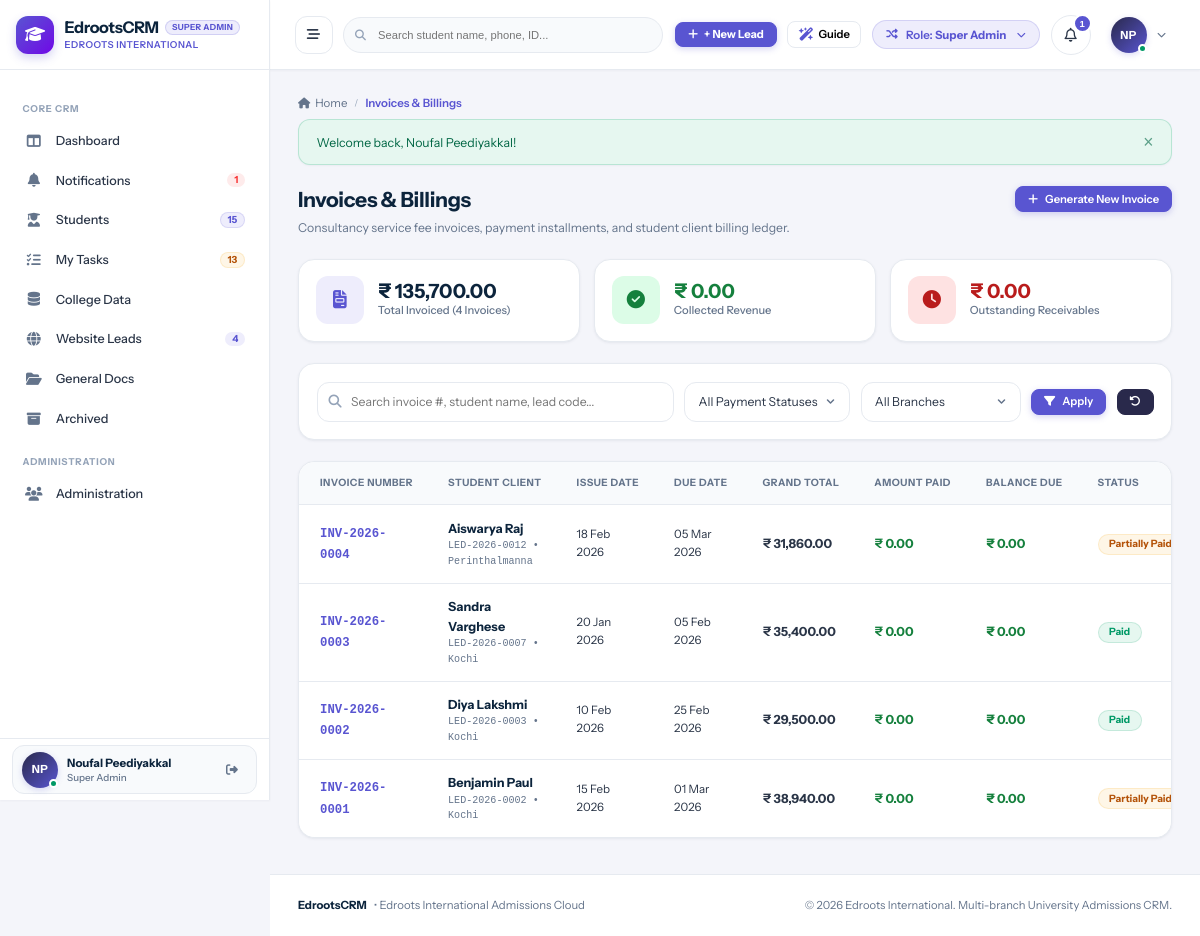
The page /finance/invoices.php (signed in) on the database its author committed.
### tables this page shows
CREATE TABLE `users` (
  `id` int(11) NOT NULL AUTO_INCREMENT,
  `branch_id` int(11) DEFAULT NULL,
  `role_id` int(11) NOT NULL,
  `manager_id` int(11) DEFAULT NULL,
  `reporting_manager_id` int(11) DEFAULT NULL,
  `name` varchar(150) NOT NULL,
  `email` varchar(150) NOT NULL,
  `password` varchar(255) NOT NULL,
  `phone` varchar(50) DEFAULT NULL,
  `designation` varchar(100) DEFAULT NULL,
  `avatar` varchar(255) DEFAULT NULL,
  `status` enum('Active','Inactive') DEFAULT 'Active',
  `created_at` datetime DEFAULT current_timestamp(),
  `updated_at` datetime DEFAULT NULL ON UPDATE current_timestamp(),
  PRIMARY KEY (`id`),
  UNIQUE KEY `email` (`email`),
  KEY `idx_branch` (`branch_id`),
  KEY `idx_role` (`role_id`),
  KEY `idx_manager` (`manager_id`)
);

CREATE TABLE `roles` (
  `id` int(11) NOT NULL AUTO_INCREMENT,
  `name` varchar(50) NOT NULL,
  `label` varchar(100) NOT NULL,
  `description` text DEFAULT NULL,
  `created_at` datetime DEFAULT current_timestamp(),
  PRIMARY KEY (`id`),
  UNIQUE KEY `name` (`name`)
);

CREATE TABLE `invoices` (
  `id` int(11) NOT NULL AUTO_INCREMENT,
  `invoice_number` varchar(50) NOT NULL,
  `lead_id` int(11) NOT NULL,
  `branch_id` int(11) NOT NULL,
  `invoice_date` date NOT NULL,
  `issue_date` date DEFAULT NULL,
  `due_date` date NOT NULL,
  `billing_address` text DEFAULT NULL,
  `subtotal` decimal(12,2) NOT NULL DEFAULT 0.00,
  `discount_total` decimal(12,2) NOT NULL DEFAULT 0.00,
  `discount_amount` decimal(12,2) DEFAULT 0.00,
  `tax_total` decimal(12,2) NOT NULL DEFAULT 0.00,
  `tax_percentage` decimal(5,2) DEFAULT 18.00,
  `tax_amount` decimal(12,2) DEFAULT 0.00,
  `grand_total` decimal(12,2) NOT NULL DEFAULT 0.00,
  `paid_total` decimal(12,2) NOT NULL DEFAULT 0.00,
  `paid_amount` decimal(12,2) DEFAULT 0.00,
  `balance_total` decimal(12,2) NOT NULL DEFAULT 0.00,
  `balance_due` decimal(12,2) DEFAULT 0.00,
  `payment_status` enum('Unpaid','Partially Paid','Paid') DEFAULT 'Unpaid',
  `status` enum('Draft','Active','Paid','Cancelled') DEFAULT 'Active',
  `notes` text DEFAULT NULL,
  `payment_terms` varchar(255) DEFAULT 'Due within 15 days of issue.',
  `bank_details` text DEFAULT NULL,
  `created_by` int(11) NOT NULL,
  `created_at` datetime DEFAULT current_timestamp(),
  `updated_at` datetime DEFAULT NULL ON UPDATE current_timestamp(),
  PRIMARY KEY (`id`),
  UNIQUE KEY `invoice_number` (`invoice_number`),
  KEY `idx_lead` (`lead_id`),
  KEY `idx_branch` (`branch_id`),
  KEY `idx_status` (`status`)
);

CREATE TABLE `leads` (
  `id` int(11) NOT NULL AUTO_INCREMENT,
  `lead_code` varchar(30) NOT NULL,
  `full_name` varchar(150) NOT NULL,
  `phone` varchar(50) DEFAULT NULL,
  `mobile_number` varchar(50) NOT NULL,
  `phone_normalized` varchar(20) NOT NULL,
  `alternate_phone` varchar(50) DEFAULT NULL,
  `dob` date DEFAULT NULL,
  `gender` enum('Male','Female','Other') DEFAULT 'Other',
  `email` varchar(150) DEFAULT NULL,
  `permanent_address` text DEFAULT NULL,
  `city` varchar(100) DEFAULT NULL,
  `state` varchar(100) DEFAULT NULL,
  `country` varchar(100) DEFAULT 'India',
  `branch_id` int(11) NOT NULL,
  `assigned_counselor_id` int(11) DEFAULT NULL,
  `highest_qualification` varchar(100) DEFAULT NULL,
  `passing_college` varchar(200) DEFAULT NULL,
  `college_name` varchar(200) DEFAULT NULL,
  `passout_year` int(11) DEFAULT NULL,
  `year_of_passing` int(11) DEFAULT NULL,
  `percentage` decimal(5,2) DEFAULT NULL,
  `backlogs_count` int(11) DEFAULT 0,
  `has_passport` enum('Yes','No','Applied') DEFAULT 'No',
  `passport_number` varchar(50) DEFAULT NULL,
  `passport_expiry` date DEFAULT NULL,
  `pan_number` varchar(30) DEFAULT NULL,
  `has_ielts` enum('Yes','No','Awaiting Result','Not Attempted') DEFAULT 'No',
  `has_pte` enum('Yes','No','Awaiting Result','Not Attempted') DEFAULT 'No',
  `has_toefl` enum('Yes','No','Awaiting Result','Not Attempted') DEFAULT 'No',
  `english_test` varchar(50) DEFAULT 'None',
  `english_score` varchar(50) DEFAULT NULL,
  `score_listening` decimal(4,1) DEFAULT NULL,
  `score_reading` decimal(4,1) DEFAULT NULL,
  `score_writing` decimal(4,1) DEFAULT NULL,
  `score_speaking` decimal(4,1) DEFAULT NULL,
  `work_experience_years` decimal(4,1) DEFAULT 0.0,
  `notes` text DEFAULT NULL,
  `ielts_overall` decimal(3,1) DEFAULT NULL,
  `ielts_listening` decimal(3,1) DEFAULT NULL,
  `ielts_reading` decimal(3,1) DEFAULT NULL,
  `ielts_writing` decimal(3,1) DEFAULT NULL,
  `ielts_speaking` decimal(3,1) DEFAULT NULL,
  `pte_overall` int(11) DEFAULT NULL,
  `pte_listening` int(11) DEFAULT NULL,
  `pte_reading` int(11) DEFAULT NULL,
  `pte_writing` int(11) DEFAULT NULL,
  `pte_speaking` int(11) DEFAULT NULL,
  `target_country` varchar(100) DEFAULT NULL,
  `preferred_country` varchar(100) DEFAULT NULL,
  `target_university` varchar(200) DEFAULT NULL,
  `target_course` varchar(200) DEFAULT NULL,
  `preferred_course` varchar(200) DEFAULT NULL,
  `target_intake_id` int(11) DEFAULT NULL,
  `target_intake_text` varchar(100) DEFAULT NULL,
  `intake_year` int(11) DEFAULT 2026,
  `intake_term` varchar(50) DEFAULT 'September',
  `prospectivity` enum('High','Moderate','Low') DEFAULT 'Moderate',
  `priority` enum('High','Moderate','Low') DEFAULT 'Moderate',
  `enquiry_type` enum('WALK IN','TELE','TELE-WALK IN') DEFAULT 'TELE',
  `lead_source` varchar(100) DEFAULT 'Direct Inquiry',
  `source` varchar(100) DEFAULT 'Direct Inquiry',
  `stage_id` int(11) NOT NULL DEFAULT 1,
  `stage` varchar(50) DEFAULT 'ENQUIRY',
  `secondary_status` enum('Active','On Hold','Rejected','Lost') DEFAULT 'Active',
  `is_customer` tinyint(1) DEFAULT 0,
  `customer_code` varchar(30) DEFAULT NULL,
  `converted_to_customer_at` datetime DEFAULT NULL,
  `invoiced_total` decimal(12,2) DEFAULT 0.00,
  `paid_total` decimal(12,2) DEFAULT 0.00,
  `balance_total` decimal(12,2) DEFAULT 0.00,
  `college_data_id` int(11) DEFAULT NULL,
  `web_lead_id` int(11) DEFAULT NULL,
  `last_followup_at` datetime DEFAULT NULL,
  `next_followup_date` date DEFAULT NULL,
  `followup_count` int(11) DEFAULT 0,
  `last_followup_date` date DEFAULT NULL,
  `assigned_at` datetime DEFAULT current_timestamp(),
  `first_followup_logged` tinyint(1) DEFAULT 0,
  `is_archived` tinyint(1) DEFAULT 0,
  `archived_at` datetime DEFAULT NULL,
  `archived_by` int(11) DEFAULT NULL,
  `archive_reason` varchar(255) DEFAULT NULL,
  `archived_reason` varchar(255) DEFAULT NULL,
  `created_by` int(11) DEFAULT NULL,
  `created_at` datetime DEFAULT current_timestamp(),
  `updated_at` datetime DEFAULT NULL ON UPDATE current_timestamp(),
  PRIMARY KEY (`id`),
  UNIQUE KEY `lead_code` (`lead_code`),
  KEY `idx_phone` (`phone_normalized`),
  KEY `idx_branch` (`branch_id`),
  KEY `idx_counselor` (`assigned_counselor_id`),
  KEY `idx_stage` (`stage_id`),
  KEY `idx_customer` (`is_customer`),
  KEY `idx_archived` (`is_archived`),
  KEY `idx_next_fu` (`next_followup_date`)
);

CREATE TABLE `branches` (
  `id` int(11) NOT NULL AUTO_INCREMENT,
  `name` varchar(100) NOT NULL,
  `code` varchar(20) NOT NULL,
  `city` varchar(100) NOT NULL,
  `state` varchar(100) NOT NULL DEFAULT 'Kerala',
  `country` varchar(100) NOT NULL DEFAULT 'India',
  `phone` varchar(50) DEFAULT NULL,
  `email` varchar(150) DEFAULT NULL,
  `address` text DEFAULT NULL,
  `manager_id` int(11) DEFAULT NULL,
  `status` enum('Active','Inactive') DEFAULT 'Active',
  `created_at` datetime DEFAULT current_timestamp(),
  `updated_at` datetime DEFAULT NULL ON UPDATE current_timestamp(),
  PRIMARY KEY (`id`),
  UNIQUE KEY `code` (`code`)
);

### finance/invoices.php (the view, shortened to what the rows shown need)
<?php
require_once __DIR__ . '/../config/database.php';
require_once __DIR__ . '/../config/helpers.php';
require_once __DIR__ . '/../includes/auth.php';
require_login();
$activePage = 'invoices';
$scopeClause = get_crm_scope_clause('l', 'assigned_counselor_id', 'branch_id');
$where = ["1=1", $scopeClause];
$params = [];
$whereSql = implode(' AND ', $where);
$sql = "
    SELECT i.*, l.full_name, l.lead_code, l.phone, b.name as branch_name, u.name as created_by_name
    FROM invoices i
    JOIN leads l ON i.lead_id = l.id
    LEFT JOIN branches b ON l.branch_id = b.id
    LEFT JOIN users u ON i.created_by = u.id
    WHERE {$whereSql}
    ORDER BY i.id DESC
";
$stmt = $pdo->prepare($sql);
$stmt->execute($params);
$invoices = $stmt->fetchAll();
include __DIR__ . '/../includes/header.php';
?>
<div class="page-header" style="display:flex; justify-content:space-between; align-items:flex-start; margin-bottom:1.5rem; flex-wrap:wrap; gap:1rem;">
  <div>
    <h1 style="font-size:1.5rem; font-weight:700; color:var(--text-heading); margin:0 0 0.35rem 0;">Invoices & Billings</h1>
  </div>
</div>
<div class="card">
  <div class="table-responsive">
    <table class="data-table">
      <thead>
        <tr>
          <th>Invoice Number</th>
          <th>Student Client</th>
          <th>Issue Date</th>
          <th>Due Date</th>
          <th>Grand Total</th>
          <th>Amount Paid</th>
          <th>Balance Due</th>
          <th>Status</th>
        </tr>
      </thead>
      <tbody>
        <?php if (empty($invoices)): ?>
          <tr>
            <td colspan="9" style="text-align:center; padding:3rem; color:var(--text-muted);">
              No invoices match your filter criteria.
            </td>
          </tr>
        <?php else: ?>
          <?php foreach ($invoices as $inv):
            $statusClass = match($inv['payment_status']) {
                'Paid' => 'badge-success',
                'Partially Paid' => 'badge-warning',
                default => 'badge-danger'
            };
          ?>
            <tr>
              <td>
                <a href="<?= base_url('finance/view_invoice.php?id=' . $inv['id']) ?>" style="font-family:monospace; font-weight:700; color:var(--primary); text-decoration:none;">
                  <?= htmlspecialchars($inv['invoice_number']) ?>
                </a>
              </td>
              <td>
                <div style="font-weight:700; color:var(--text-heading); font-size:0.9rem;">
                  <?= htmlspecialchars($inv['full_name']) ?>
                </div>
                <div style="font-family:monospace; font-size:0.72rem; color:var(--text-muted);">
                  <?= htmlspecialchars($inv['lead_code']) ?> • <?= htmlspecialchars($inv['branch_name'] ?? 'Branch') ?>
                </div>
              </td>
              <td style="font-size:0.825rem;"><?= date('d M Y', strtotime($inv['issue_date'])) ?></td>
              <td style="font-size:0.825rem;"><?= date('d M Y', strtotime($inv['due_date'])) ?></td>
              <td style="font-weight:700; font-size:0.9rem;"><?= format_currency($inv['grand_total']) ?></td>
              <td style="font-weight:700; color:#15803d; font-size:0.9rem;"><?= format_currency($inv['paid_amount']) ?></td>
              <td style="font-weight:800; color:<?= $inv['balance_due'] > 0 ? '#b91c1c' : '#15803d' ?>; font-size:0.9rem;">
                <?= format_currency($inv['balance_due']) ?>
              </td>
              <td>
                <span class="badge <?= $statusClass ?>" style="font-weight:700; font-size:0.72rem;">
                  <?= htmlspecialchars($inv['payment_status']) ?>
                </span>
              </td>
            </tr>
          <?php endforeach; ?>
        <?php endif; ?>
      </tbody>
    </table>
  </div>
</div>
<?php include __DIR__ . '/../includes/footer.php'; ?>

### includes/header.php (shortened to what the rows shown need)
<?php
require_once __DIR__ . '/auth.php';
$currentUser = current_user();
$unreadNotifCount = $currentUser ? get_unread_notifications_count($currentUser['id']) : 0;
$activePage = $activePage ?? '';
?>
<!DOCTYPE html>
<html lang="en">
<head>
  <link rel="stylesheet" href="https://cdnjs.cloudflare.com/ajax/libs/font-awesome/6.5.1/css/all.min.css">
  <link rel="stylesheet" href="<?= base_url('assets/css/style.css') ?>">
</head>
<body>
<div id="app-layout">
  <?php include __DIR__ . '/sidebar.php'; ?>
  <div id="main-wrapper">
    <header id="top-navbar">
      <div class="navbar-right">
        <div class="role-switcher-dropdown" style="position: relative;">
          <button type="button" class="role-switcher-btn" id="role-switcher-btn" title="Simulate different role permissions">
            <span>Role: <strong><?= htmlspecialchars($currentUser['role_label'] ?? 'Guest') ?></strong></span>
          </button>
        </div>
        <div style="position: relative;">
          <button type="button" class="notification-bell-btn" id="notif-bell-btn" title="Notifications">
            <i class="fa-regular fa-bell"></i>
            <?php if ($unreadNotifCount > 0): ?>
              <span class="notification-counter"><?= $unreadNotifCount ?></span>
            <?php endif; ?>
          </button>
        </div>
        <div style="position: relative;">
          <button type="button" class="profile-dropdown-btn" id="user-profile-btn">
            <div class="user-avatar-sm online">
              <?= user_initials($currentUser['name'] ?? 'U') ?>
            </div>
            <i class="fa-solid fa-chevron-down" style="font-size:0.65rem; color:var(--text-muted);"></i>
          </button>
        </div>
      </div>
    </header>
    <main class="content-area">

### includes/sidebar.php (shortened to what the rows shown need)
<?php
global $pdo;
$currentUser = current_user();
$activePage = $activePage ?? '';
$sidebarUnreadNotifs = 0;
try {
    if ($pdo && $currentUser) {
        $now = time();
        $useSidebarCache = !empty($_SESSION['sidebar_cache']) && ($now - ($_SESSION['sidebar_cache_time'] ?? 0) < 30);
        if ($useSidebarCache) {
            $sc = $_SESSION['sidebar_cache'];
            $sidebarActiveLeadsCount = $sc['active_leads'] ?? 0;
            $sidebarWebLeadsCount    = $sc['web_leads'] ?? 0;
            $sidebarScheduledCount   = $sc['scheduled'] ?? 0;
            $sidebarOverdueCount     = $sc['overdue'] ?? 0;
            $sidebarTodayLeadsCount  = $sc['today_leads'] ?? 0;
            $sidebarPendingLeadsCount= $sc['pending_leads'] ?? 0;
            $sidebarTotalTasks       = $sc['total_tasks'] ?? 0;
            $sidebarUnreadNotifs     = $sc['unread_notifs'] ?? 0;
        } else {
            $sidebarUnreadNotifs = get_unread_notifications_count($currentUser['id']);
        }
    }
} catch (Exception $e) {
}
?>
<aside id="sidebar">
<?php
$rawRoleLabel = $currentUser['role_label'] ?? 'Staff';
$headerRoleBadge = $rawRoleLabel;
?>
  <div class="sidebar-header" id="sidebar-brand-header">
    <a href="<?= base_url('dashboard/index.php') ?>" class="brand-wrapper">
      <div class="brand-text">
        <div class="brand-title-row">
          <h1 class="brand-title">EdrootsCRM</h1>
          <span class="sidebar-role-badge sidebar-demo-badge" title="<?= htmlspecialchars($rawRoleLabel) ?>"><?= htmlspecialchars($headerRoleBadge) ?></span>
        </div>
      </div>
    </a>
  </div>
  <nav class="sidebar-nav">
    <a href="<?= base_url('notifications/index.php') ?>" id="sidebar-nav-notifications" class="nav-item <?= ($activePage === 'notifications') ? 'active' : '' ?>">
      <div class="nav-item-content">
        <i class="fa-solid fa-bell nav-icon"></i>
        <span class="nav-label">Notifications</span>
      </div>
      <?php if ($sidebarUnreadNotifs > 0): ?>
        <span class="nav-badge badge-red" title="<?= $sidebarUnreadNotifs ?> unread / unattended notifications"><?= $sidebarUnreadNotifs ?></span>
      <?php endif; ?>
    </a>
  </nav>
  <div class="sidebar-user">
    <div class="sidebar-user-card">
      <div class="user-snippet">
        <div class="user-avatar-sm online" title="<?= htmlspecialchars($currentUser['name'] ?? 'User') ?>">
          <?= user_initials($currentUser['name'] ?? 'U') ?>
        </div>
        <div class="user-info">
          <span class="user-name" title="<?= htmlspecialchars($currentUser['name'] ?? 'User') ?>"><?= htmlspecialchars($currentUser['name'] ?? 'User') ?></span>
          <span class="user-role"><?= htmlspecialchars($currentUser['role_label'] ?? 'Staff') ?></span>
        </div>
      </div>
    </div>
  </div>
</aside>

### rows shown on the page
users: role.label "SUPER ADMIN", id "1", name "NP", name "Noufal Peediyakkal", role.label "Super Admin"
invoices: invoice_number "INV-2026-0004", lead.full_name "Aiswarya Raj", lead.lead_code "LED-2026-0012", branch.name "Perinthalmanna", issue_date "18 Feb 2026", due_date "05 Mar 2026", grand_total "₹ 31,860.00", paid_amount "₹ 0.00", balance_due "₹ 0.00", payment_status "Partially Paid"
invoices: invoice_number "INV-2026-0003", lead.full_name "Sandra Varghese", lead.lead_code "LED-2026-0007", branch.name "Kochi", issue_date "20 Jan 2026", due_date "05 Feb 2026", grand_total "₹ 35,400.00", paid_amount "₹ 0.00", balance_due "₹ 0.00", payment_status "Paid"
invoices: invoice_number "INV-2026-0002", lead.full_name "Diya Lakshmi", lead.lead_code "LED-2026-0003", branch.name "Kochi", issue_date "10 Feb 2026", due_date "25 Feb 2026", grand_total "₹ 29,500.00", paid_amount "₹ 0.00", balance_due "₹ 0.00", payment_status "Paid"
invoices: invoice_number "INV-2026-0001", lead.full_name "Benjamin Paul", lead.lead_code "LED-2026-0002", branch.name "Kochi", issue_date "15 Feb 2026", due_date "01 Mar 2026", grand_total "₹ 38,940.00", paid_amount "₹ 0.00", balance_due "₹ 0.00", payment_status "Partially Paid"

### other values the page prints
$sidebarActiveLeadsCount "15"
$sidebarTotalTasks "13"
$sidebarWebLeadsCount "4"
$pageTitle "Invoices & Billings"
$flash['message'] "Welcome back, Noufal Peediyakkal!"
format_currency($stats['sum_invoiced'] ?? 0) "₹ 135,700.00"
$stats['total_invoices'] "4"
format_currency($stats['sum_collected'] ?? 0) "₹ 0.00"
format_currency($stats['sum_balance'] ?? 0) "₹ 0.00"
